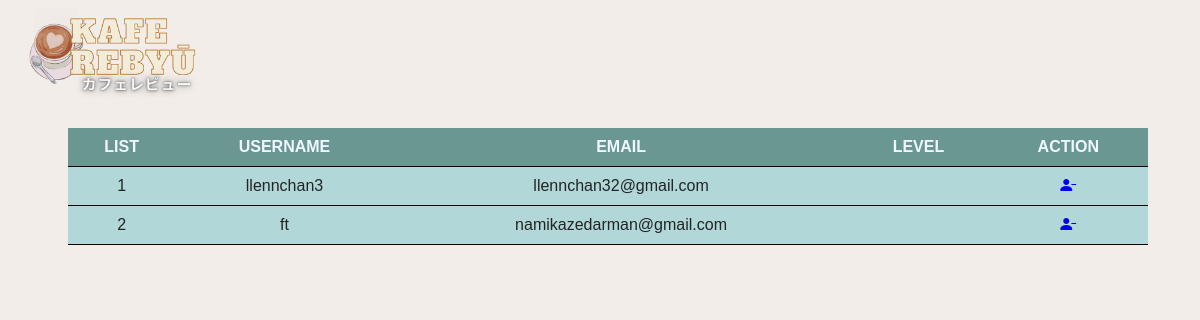
Page /1nov/admin/adminDel.php on the committed database.
### tables this page shows
CREATE TABLE `akun` (
  `id` int(11) NOT NULL,
  `email` varchar(100) NOT NULL,
  `username` varchar(100) NOT NULL,
  `psw` varchar(255) NOT NULL
);

### 1nov/admin/adminDel.php (the view, shortened to what this page needs)
<?php
$koneksi = mysqli_connect("localhost", "root", "", "pa_web");
$statistik = query("SELECT * FROM akun");
function query($data){
    global $koneksi;
    $hasil = mysqli_query($koneksi, $data);
    $rows = [];
    while($row = mysqli_fetch_assoc($hasil)){
        $rows[ ] = $row;
    }
return $rows;
}
?>
<!DOCTYPE html>
<html lang="en">
<head>
    <link rel="stylesheet" href="https://cdn.jsdelivr.net/npm/bootstrap-icons@1.9.1/font/bootstrap-icons.css">
    <link rel="stylesheet" href="adminDel.css">
</head>
<body>
    <div id="logo">
        <img src="logo.png" width="180px">
    </div>
    <table cellpadding=10 cellspacing=0>
        <tr>
            <th>LIST</th>
            <th>USERNAME</th>
            <th>EMAIL</th>
            <th>LEVEL</th>
            <th>ACTION</th>
        </tr>
        <?php $y = 1?>
        <?php foreach($statistik as $data) : ?>
        <tr>
            <td><?php echo $y; ?></td>
            <td><?php echo $data['username']; ?></td>
            <td><?php echo $data["email"]; ?></td>
            <td><?php echo $data["level"]; ?></td>
            <td><a class="bi bi-person-dash-fill" href="deleteAkun.php?id=<?php echo $data["id"];?> "></a></td>
        </tr>
        <?php $y++; ?>
        <?php endforeach; ?>
</body>
</html>

### 1nov/admin/adminDel.css (style rules this page uses)
body { background-color: #f2ede9; }
#logo { position:fixed; margin-left: 15px; background-size: contain; background-repeat: no-repeat; }
table { max-width: 90%; font-family: 'Lucida Sans', 'Lucida Sans Regular', 'Lucida Grande', 'Lucida Sans Unicode', Geneva, Verdana, sans-serif; background-color :#b1d7d8; border-collapse: collapse; color: rgb(35, 36, 36); position:absolute; text-align: center; width: 100%; margin-top: 10%; margin-left: 5%; }
th { background-color: #6a9792; color: aliceblue; }
th, td { border-bottom: 1px solid rgb(0, 0, 0); }

### rows in the picture
akun: username "llennchan3", email "llennchan32@gmail.com"
akun: username "ft", email "namikazedarman@gmail.com"
